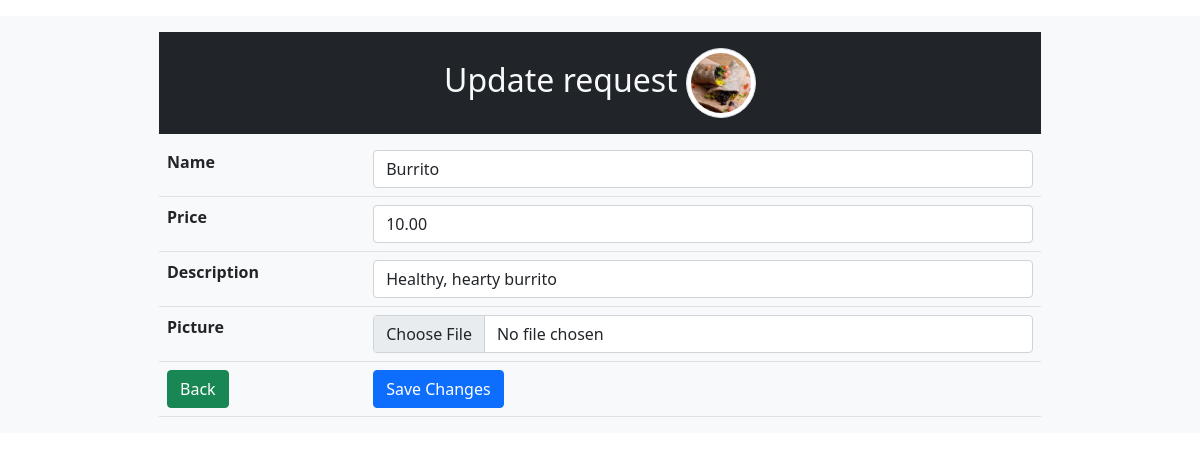
The page /update.php?id=3 on the database its author committed.
### tables this page shows
CREATE TABLE `dishes` (
  `dish_id` int(11) NOT NULL,
  `name` varchar(50) NOT NULL,
  `price` decimal(13,2) NOT NULL,
  `image` varchar(255) DEFAULT NULL,
  `description` varchar(200) DEFAULT NULL
);

### update.php (the view, shortened to what this page needs)
<?php
require_once 'actions/db_connect.php';
if ($_GET['id']) {
    $id = $_GET['id'];
    $sql = "SELECT * FROM dishes WHERE dish_id = {$id}";
    $result = mysqli_query($connect, $sql);
    if (mysqli_num_rows($result) == 1) {
        $data = mysqli_fetch_assoc($result);
        $name = $data['name'];
        $price = $data['price'];
        $description = $data['description'];
        $picture = $data['image'];
    } else {
        header("location: error.php");
    }
} else {
    header("location: error.php");
}
?>
<!DOCTYPE html>
<html lang="en">
<head>
        <?php require_once 'components/boot.php'?>
    </head>
    <body>
    <div class="container-fluid bg-light mx-auto">
        <fieldset class="w-75 mt-3 mx-auto">
            <legend class='h2 bg-dark text-light text-center p-3  mt-3 '>Update request <img class='img-thumbnail rounded-circle' src='pictures/<?php echo $picture ?>' alt="<?php echo $name ?>"></legend>
            <form action="actions/a_update.php"  method="post" enctype="multipart/form-data">
                <table class="table">
                    <tr>
                        <th>Name</th>
                        <td><input class="form-control" type="text"  name="name" placeholder ="Dish Name" value="<?php echo $name ?>"  /></td>
                    </tr>
                    <tr>
                        <th>Price</th>
                        <td><input class="form-control" type= "number" name="price" step="any"  placeholder="Price" value ="<?php echo $price ?>" /></td>
                    </tr>
                    <tr>
                        <th>Description</th>
                        <td><input class="form-control" type= "text" name="description"  placeholder="Description" value ="<?php echo $description ?>" /></td>
                    </tr>
                    <tr>
                        <th>Picture</th>
                        <td><input class="form-control" type="file" name= "picture" /></td>
                    </tr>
                    <tr>
                        <td><a href= "index.php"><button class="btn btn-success" type="button">Back</button></a></td>
                        <td><button class="btn btn-primary" type= "submit">Save Changes</button></td>
                    </tr>
                </table>
            </form>
        </fieldset>
        </div>
    </body>
</html>

### update.php (style rules this page uses)
.img-thumbnail { width: 70px !important; height: 70px !important; object-fit: cover; }

### rows shown on the page
dishes: image (picture), name "Burrito", price "10.00", description "Healthy, hearty burrito"
